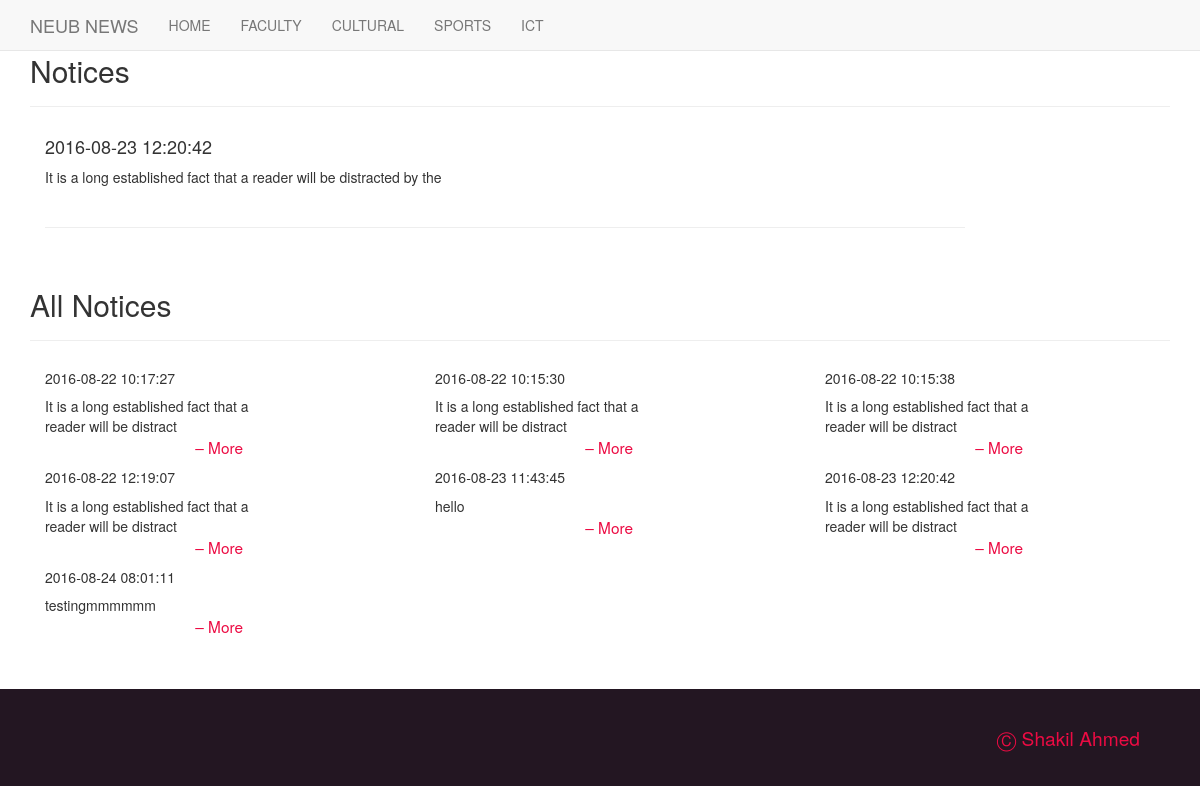
The app's page /note_view.php?id=32 with its own data.
### tables this page shows
CREATE TABLE IF NOT EXISTS `notices` (
`id` int(11) NOT NULL,
  `note` text NOT NULL,
  `notices_time` datetime NOT NULL
);

### note_view.php (the view, shortened to what this page needs)
<?php
	if(isset($_REQUEST['id']))
	{
		$req_id = $_REQUEST['id'];
	}else {
		header('location: index.php');
	}
?>
  </head>
  <?php include 'header.php'; ?>
  <body>
		<div class="container-fluid head-container">
			<div class="container head-container">
				<div class="row">
					<div class="col-lg-12 col-md-12">
						<div class="page-header">
							<h2>Notices</h2>
						</div>
							<div class="col-lg-10 col-md-12">
								<?php
									$sql = mysql_query("select * from notices where id = '$req_id'");
									$note = mysql_fetch_array($sql);
									$notes = $note['note'];
									$date = $note['notices_time'];
								?>
								<h4><?php echo $date?></h4>
								<p>
								<?php
										echo $notes;
								?>
								</br></br><hr />
								</p>
							</div>
					</div>
				</div>
			</div>
		</div>
		<div class="container">
			<div class="page-header"> <h2>All Notices </h2> </div>
				<div class="row">
				<?php
				$sql1 = mysql_query("select * from notices");
						while($notee = mysql_fetch_array($sql1)){
						$notics_id = $notee['id'];
						$notess = $notee['note'];
						$new_notices = substr($notess,0,60);
						$dates = $notee['notices_time'];
				?>
		<div class="col-lg-4 col-md-6">
			<div class="col-lg-8 col-md-6">
				<h5> <?php echo $dates ;?>  </h5>
					<p>
						<?php echo $new_notices; ?>
						<br />
						<a href="note_view.php?id=<?php echo $notics_id; ?>" class="more"> &ndash; More </a>
					</p>
			</div>
		</div>
			<?php
				}
			?>
			</div>
		</div>
		<div class="container-fluid custom-footer">
			 <p>&#9400 Shakil Ahmed</p>
		</div>
  </body>
</html>

### css/custom.css (style rules this page uses)
.head-container { margin-top: 7px; }
.custom-footer { background-color: #231622; color: #EC0B43; margin-top: 50px; font-size: medium; }
.custom-footer p { margin: 35px 45px 35px 5px; float: right; font-size: 1.2em; }
.more { color: #EC0B43; float: right; font-size: 1.1em; padding-right: 12px; padding-bottom: 2px; }

### css/ticker.css (style rules this page uses)
* { margin: 0; padding: 0; font-family: "Helvetica Neue",Helvetica,Arial,sans-serif; }

### records on screen
notices: notices_time "2016-08-23 12:20:42", note "It is a long established fact that a reader will be distracted by the", note "It is a long established fact that a reader will be distract"
notices: notices_time "2016-08-22 10:17:27", note "It is a long established fact that a reader will be distract"
notices: notices_time "2016-08-22 10:15:30", note "It is a long established fact that a reader will be distract"
notices: notices_time "2016-08-22 10:15:38", note "It is a long established fact that a reader will be distract"
notices: notices_time "2016-08-22 12:19:07", note "It is a long established fact that a reader will be distract"
notices: notices_time "2016-08-23 11:43:45", note "hello"
notices: notices_time "2016-08-24 08:01:11", note "testingmmmmmm"
